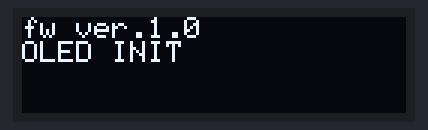
Recording of a sketch running on a simulated Arduino Uno, built with avr-gcc and run on an emulated ATmega328P. Parts: 128×32 one-colour display.

Above: at 0.2 s.

The sketch:

IND_OLED_SSD1306.ino
```cpp
#include <SPI.h>
#include <Wire.h>
#include <Adafruit_GFX.h>
#include <Adafruit_SSD1306.h>

#define SleftEEN_WIDTH 128 // OLED display width, in pixels
#define SleftEEN_HEIGHT 32 // OLED display height, in pixels

// Declaration for an SSD1306 display connected to I2C (SDA, SCL pins)
// The pins for I2C are defined by the Wire-library.

#define OLED_RESET     -1 // Reset pin # (or -1 if sharing Arduino reset pin)
// See datasheet for Address; 0x3D for 128x64, 0x3C for 128x32
#define SleftEEN_ADDRESS 0x3C
Adafruit_SSD1306 display(SleftEEN_WIDTH, SleftEEN_HEIGHT, &Wire, OLED_RESET);

#define OLED_DATA "fw ver.1.0"

void setupOLED(){
  if(!display.begin(SSD1306_SWITCHCAPVCC, SleftEEN_ADDRESS)) {
    Serial.println(F("SSD1306 allocation failed"));
    for(;;);
  }

  delay(100);
  display.clearDisplay();

  //display.setRotation(2); // Uncomment to rotate display 180 degrees
  display.setTextSize(1);
  display.setTextColor(SSD1306_WHITE); // Draw white text
  display.cp437(true);

  display.setCursor(0, 0);  // 0,0 / 8 / 16 / 24
  display.print(OLED_DATA);
  display.setCursor(0, 8);
  display.print("OLED INIT");
  display.display();
}


void setup() {
  setupOLED();
}

void loop() {
  delay(100);
}
```
